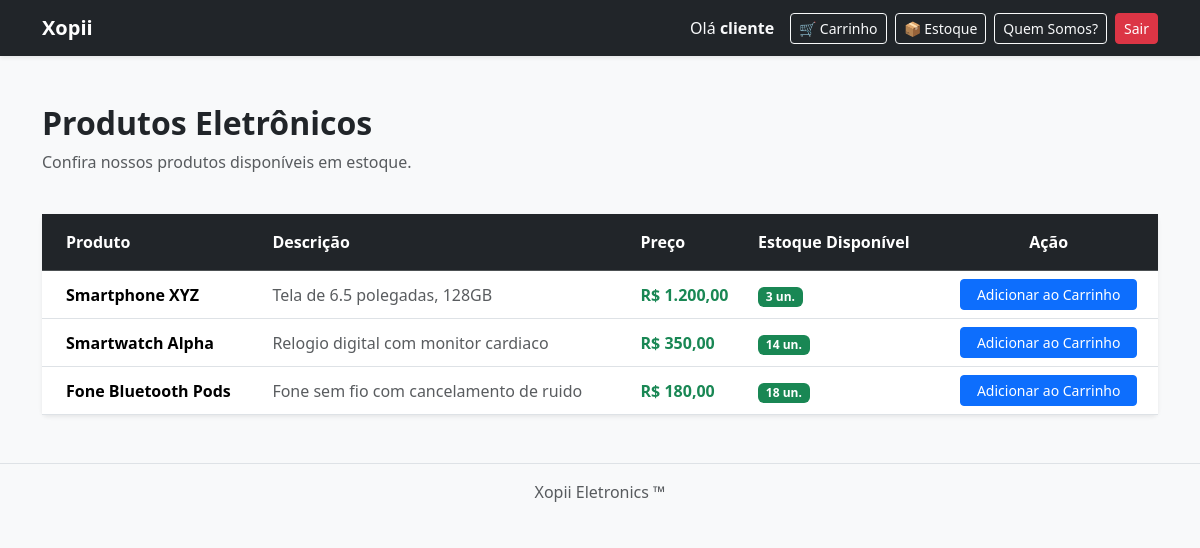
/index.php (signed in), run on the app's committed database.
### tables this page shows
CREATE TABLE IF NOT EXISTS `produtos` (
  `id` int(11) NOT NULL AUTO_INCREMENT,
  `nome` varchar(100) NOT NULL,
  `descricao` text,
  `preco` decimal(10,2) NOT NULL,
  `estoque` int(11) NOT NULL DEFAULT '0',
  PRIMARY KEY (`id`)
);

### index.php (the view, shortened to what this page needs)
<?php
include 'conexao.php';
$resultado = $conn->query("SELECT * FROM produtos");
?>
<!DOCTYPE html>
<html lang="pt-br">
<head>
    <link href="https://cdn.jsdelivr.net/npm/bootstrap@5.3.3/dist/css/bootstrap.min.css" rel="stylesheet">
</head>
<body class="bg-light">
    <nav class="navbar navbar-expand-lg navbar-dark bg-dark shadow-sm">
        <div class="container">
            <a class="navbar-brand fw-bold" href="index.php"> Xopii</a>
            <div class="d-flex align-items-center">
                <span class="text-light me-3">Olá <strong><?php echo $_SESSION['usuario_nome']; ?></strong></span>
                <a href="carrinho.php" class="btn btn-outline-light btn-sm me-2">🛒 Carrinho</a>
                <a href="estoque.php" class="btn btn-outline-light btn-sm me-2">📦 Estoque</a>
                <a href="quemsomos.php" class="btn btn-outline-light btn-sm me-2"> Quem Somos?</a>
                <a href="logout.php" class="btn btn-danger btn-sm">Sair</a>
            </div>
        </div>
    </nav>
    <div class="container my-5">
        <div class="row mb-4">
            <div class="col">
                <h2 class="fw-bold text-dark">Produtos Eletrônicos</h2>
                <p class="text-muted">Confira nossos produtos disponíveis em estoque.</p>
            </div>
        </div>
        <div class="card shadow-sm border-0">
            <div class="card-body p-0">
                <div class="table-responsive">
                    <table class="table table-hover align-middle mb-0">
    <thead class="table-dark">
        <tr>
            <th class="py-3 ps-4">Produto</th>
            <th class="py-3">Descrição</th>
            <th class="py-3">Preço</th>
            <th class="py-3">Estoque Disponível</th>
            <th class="py-3 text-center">Ação</th>
        </tr>
    </thead>
    <tbody>
        <?php
        while($row = $resultado->fetch_assoc()) {
            $id_prod = $row['id'];
            $qtd_no_carrinho = isset($_SESSION['carrinho'][$id_prod]) ? $_SESSION['carrinho'][$id_prod] : 0;
            $estoque_visual = $row['estoque'] - $qtd_no_carrinho;
        ?>
        <tr>
            <td class="ps-4 fw-semibold"><?php echo $row['nome']; ?></td>
            <td class="text-muted"><?php echo $row['descricao']; ?></td>
            <td class="text-success fw-bold">R$ <?php echo number_format($row['preco'], 2, ',', '.'); ?></td>
            <td>
                <?php if ($estoque_visual > 0) { ?>
                    <span class="badge bg-success"><?php echo $estoque_visual; ?> un.</span>
                <?php } else { ?>
                    <span class="badge bg-danger">Esgotado</span>
                <?php } ?>
            </td>
            <td class="text-center">
                <?php if ($estoque_visual > 0) { ?>
                    <a href="index.php?comprar=<?php echo $row['id']; ?>" class="btn btn-primary btn-sm px-3" onclick="alert('Produto Adicionado ao Carrinho!');">Adicionar ao Carrinho</a>
                <?php } else { ?>
                    <button class="btn btn-secondary btn-sm px-3" disabled>Indisponível</button>
                <?php } ?>
            </td>
            </tr>
            <?php } ?>
        </tbody>
    </table>
                </div>
            </div>
        </div>
    </div>
    <footer class="text-center text-muted my-4 py-3 border-top">
        Xopii Eletronics ™
    </footer>
</body>
</html>

### data on the page
produtos: nome "Smartphone XYZ", descricao "Tela de 6.5 polegadas, 128GB", preco "1.200,00", estoque "3"
produtos: nome "Smartwatch Alpha", descricao "Relogio digital com monitor cardiaco", preco "350,00", estoque "14"
produtos: nome "Fone Bluetooth Pods", descricao "Fone sem fio com cancelamento de ruido", preco "180,00", estoque "18"

### other printed values
$_SESSION['usuario_nome'] "cliente"
